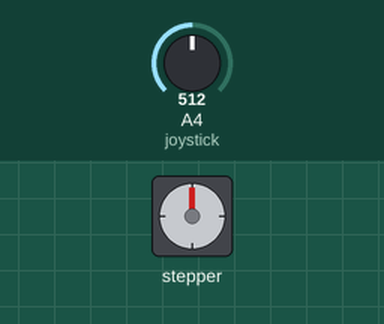
The sketch below on a simulated Arduino Uno, built with avr-gcc and run on an emulated ATmega328P. On the bench: stepper motor. Inputs (shaded band) come from the test bench; at power-on: A4 (joystick) = 512. Stepper angles assume 2048 steps per turn.

Above: at 1.2 s.
1.3 s: A4 (joystick) set to 490
At 1.8 s:
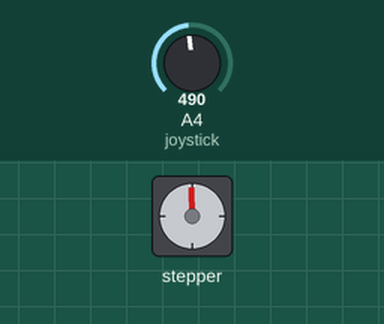
4.3 s: A4 (joystick) set to 306
7.3 s: A4 (joystick) set to 122
At 7.74 s:
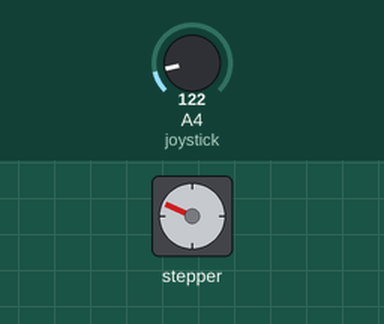
10.3 s: A4 (joystick) set to 0
At 10.47 s:
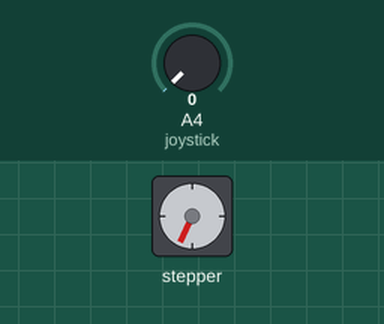
Timing chart, 0 to 17.3 s (numbered marks = the images above; inputs shaded):
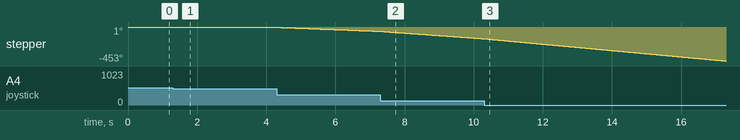

The sketch:

stepper-joy-variable-speed.ino
```cpp
// (licence header left out)
// include Arduino stepper motor library
#include <Stepper.h>

// define number of steps per revolution
#define STEPS 32

// define stepper motor control pins
#define IN1  2
#define IN2  3
#define IN3  4
#define IN4  5

// initialize stepper library
Stepper stepper(STEPS, IN4, IN2, IN3, IN1);

// joystick pot output is connected to Arduino A0
#define joystick  A4

void setup()
{

}

void loop()
{
  // read analog value from the potentiometer
  int val = analogRead(joystick);

  // if the joystic is in the middle ===> stop the motor
  if(  (val > 500) && (val < 523) )
  {
    digitalWrite(IN1, LOW);
    digitalWrite(IN2, LOW);
    digitalWrite(IN3, LOW);
    digitalWrite(IN4, LOW);
  }

  else
  {
    // move the motor in the first direction
    while (val >= 523)
    {
      // map the speed between 5 and 500 rpm
      int speed_ = map(val, 523, 1023, 5, 500);
      // set motor speed
      stepper.setSpeed(speed_);

      // move the motor (1 step)
      stepper.step(1);

      val = analogRead(joystick);
    }

    // move the motor in the other direction
    while (val <= 500)
    {
      // map the speed between 5 and 500 rpm
      int speed_ = map(val, 500, 0, 5, 500);
      // set motor speed
      stepper.setSpeed(speed_);

      // move the motor (1 step)
      stepper.step(-1);

      val = analogRead(joystick);
    }

  }

}
```
